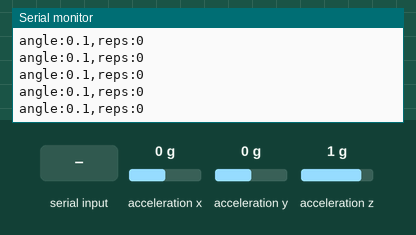
Simulated run of this sketch. Board: Arduino Uno, built with avr-gcc and run on an emulated ATmega328P. On the bench: the last lines printed to the serial monitor. Wiring (inferred from the names in the program): MPU-6050 motion sensor at I2C address 0x68. The inputs (shaded band) are chosen by the test bench; at power-on: acceleration x 0 g, acceleration y 0 g, acceleration z 1 g.

Above: at 3.2 s.
3.3 s: "r" received over Serial
4.8 s: acceleration x set to -1.4 g
At 5.5 s:
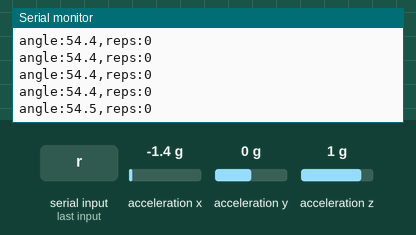
6.3 s: acceleration y set to -1.4 g
At 6.9 s:
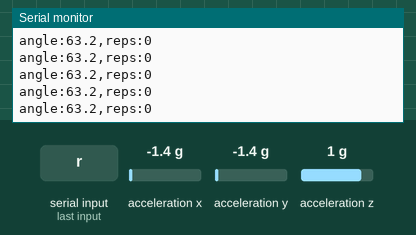
7.8 s: acceleration z set to -1.4 g
At 8.6 s:
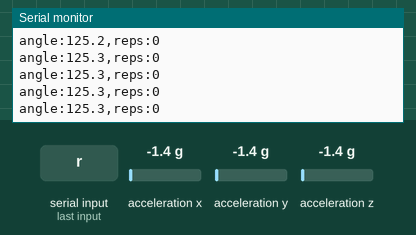
9.3 s: "c" received over Serial
At 9.8 s:
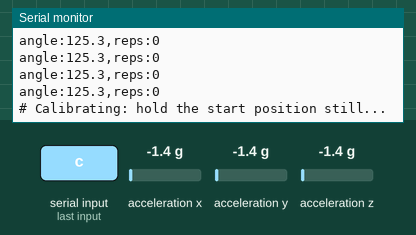
Timing chart, 0 to 11.8 s (numbered marks = the images above; inputs shaded):
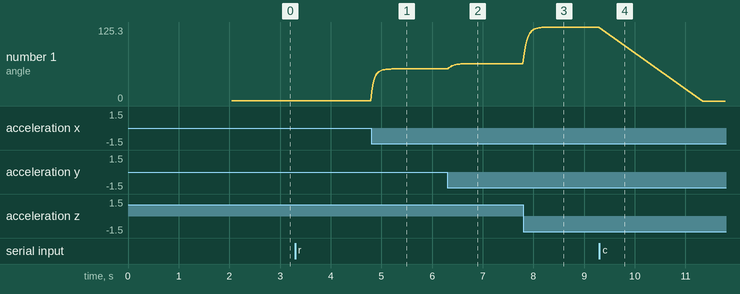

Measured:
- after the input at 4.8 s, the serial monitor: prints a new line at once (image 1)
- after the input at 6.3 s, the serial monitor: prints a new line at once (image 2)
- after the input at 7.8 s, the serial monitor: prints a new line at once (image 3)
- after the input at 9.3 s, the serial monitor: prints a new line at once (image 4)
- plotted number 1: 0.1 → 54.5 after the input at 4.8 s, 54.5 → 63.2 after the input at 6.3 s, 63.2 → 125.3 after the input at 7.8 s

The sketch:

mpu6050_rep_counter.ino
```cpp
/*
  MPU-6050 repetition counter

  Strap the sensor to the moving body segment (forearm for curls, upper arm
  for presses, thigh for squats). At power-up, hold the START position still
  for ~2 seconds while it calibrates. After that, each time the segment tilts
  away from the start position by REP_UP_DEG and comes back within
  REP_DOWN_DEG, one rep is counted.

  Serial commands (115200 baud):
    c  recalibrate the start position
    r  reset the rep count

  Open Tools > Serial Plotter to watch the angle and rep count live.

  Wiring (I2C):
    MPU-6050   Arduino Mega 2560   Arduino Uno/Nano   ESP32
    VCC        5V                  5V or 3.3V          3.3V
    GND        GND                 GND                 GND
    SDA        20 (SDA)            A4                  GPIO 21
    SCL        21 (SCL)            A5                  GPIO 22
*/

#include <Wire.h>
#include <math.h>

const uint8_t MPU_ADDR = 0x68;  // 0x69 if the AD0 pin is pulled high

// Tune these per exercise.
const float REP_UP_DEG = 60.0;            // tilt needed to count as the "top" of a rep
const float REP_DOWN_DEG = 25.0;          // must return within this to finish the rep
const unsigned long MIN_REP_MS = 500;     // ignore reps faster than this (bounce/jitter)

const unsigned long SAMPLE_MS = 20;       // 50 Hz
const float LPF_ALPHA = 0.2;              // 0..1, lower = smoother but laggier
const int CALIBRATION_SAMPLES = 100;      // ~2 s at 50 Hz

float ref[3];        // gravity direction in the start position
float filt[3];       // low-pass filtered acceleration
bool atTop = false;
int reps = 0;
unsigned long lastRepMs = 0;
unsigned long lastSampleMs = 0;

void writeRegister(uint8_t reg, uint8_t value) {
  Wire.beginTransmission(MPU_ADDR);
  Wire.write(reg);
  Wire.write(value);
  Wire.endTransmission();
}

// Reads acceleration in g (default +/-2 g range: 16384 LSB per g).
bool readAccel(float a[3]) {
  Wire.beginTransmission(MPU_ADDR);
  Wire.write(0x3B);  // ACCEL_XOUT_H
  if (Wire.endTransmission(false) != 0) return false;
  if (Wire.requestFrom(MPU_ADDR, (uint8_t)6) != 6) return false;
  for (int i = 0; i < 3; i++) {
    int16_t raw = (Wire.read() << 8) | Wire.read();
    a[i] = raw / 16384.0;
  }
  return true;
}

float magnitude(const float v[3]) {
  return sqrt(v[0] * v[0] + v[1] * v[1] + v[2] * v[2]);
}

// Angle in degrees between the current gravity direction and the start position.
float tiltFromStart() {
  float dot = filt[0] * ref[0] + filt[1] * ref[1] + filt[2] * ref[2];
  float c = dot / (magnitude(filt) * magnitude(ref) + 1e-6);
  c = constrain(c, -1.0, 1.0);
  return acos(c) * 180.0 / PI;
}

void calibrate() {
  Serial.println("# Calibrating: hold the start position still...");
  float sum[3] = {0, 0, 0};
  float a[3];
  int n = 0;
  while (n < CALIBRATION_SAMPLES) {
    if (readAccel(a)) {
      for (int i = 0; i < 3; i++) sum[i] += a[i];
      n++;
    }
    delay(SAMPLE_MS);
  }
  for (int i = 0; i < 3; i++) {
    ref[i] = sum[i] / n;
    filt[i] = ref[i];
  }
  atTop = false;
  Serial.println("# Calibrated. Start your set.");
  // Machine-readable settings, used by the web dashboard to draw thresholds.
  Serial.print("# config up=");
  Serial.print(REP_UP_DEG, 1);
  Serial.print(" down=");
  Serial.println(REP_DOWN_DEG, 1);
}

void setup() {
  Serial.begin(115200);
  Wire.begin();
  Wire.setClock(400000);

  writeRegister(0x6B, 0x00);  // PWR_MGMT_1: wake up
  writeRegister(0x1A, 0x03);  // CONFIG: 44 Hz digital low-pass filter
  writeRegister(0x1C, 0x00);  // ACCEL_CONFIG: +/-2 g

  Wire.beginTransmission(MPU_ADDR);
  if (Wire.endTransmission() != 0) {
    Serial.println("# MPU-6050 not found. Check wiring and I2C address.");
    while (true) delay(1000);
  }

  calibrate();
}

void loop() {
  if (Serial.available()) {
    char cmd = Serial.read();
    if (cmd == 'c') calibrate();
    if (cmd == 'r') { reps = 0; atTop = false; Serial.println("# Count reset."); }
  }

  unsigned long now = millis();
  if (now - lastSampleMs < SAMPLE_MS) return;
  lastSampleMs = now;

  float a[3];
  if (!readAccel(a)) return;
  for (int i = 0; i < 3; i++) filt[i] += LPF_ALPHA * (a[i] - filt[i]);

  float angle = tiltFromStart();

  // Hysteresis: go past the top threshold, then come back below the bottom one.
  if (!atTop && angle > REP_UP_DEG) {
    atTop = true;
  } else if (atTop && angle < REP_DOWN_DEG) {
    atTop = false;
    if (now - lastRepMs >= MIN_REP_MS) {
      reps++;
      lastRepMs = now;
    }
  }

  // "label:value" pairs are understood by the Arduino Serial Plotter.
  Serial.print("angle:");
  Serial.print(angle, 1);
  Serial.print(",reps:");
  Serial.println(reps);
}
```
